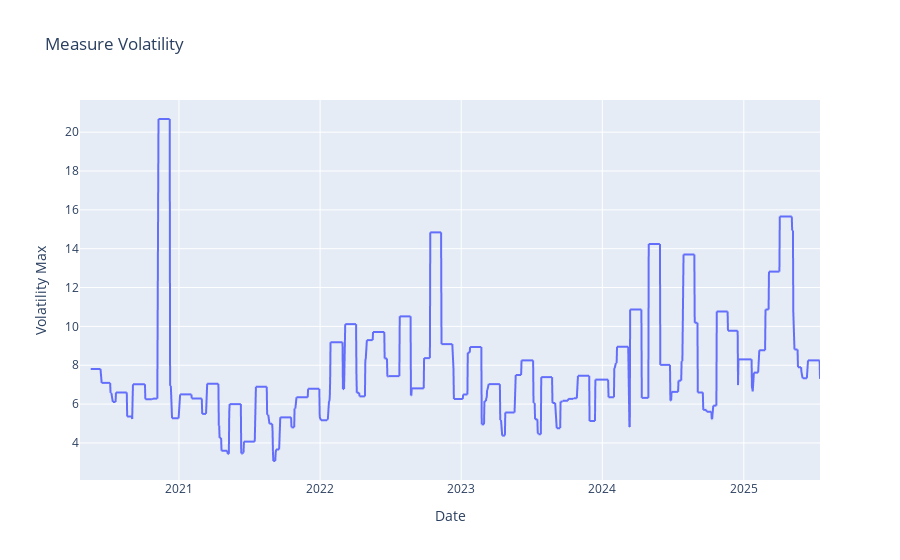

The cell this chart's notebook holds for it:
### Markdown cell above
### The Max Volatility

### Code cell
fig = px.line(df_stock, x="date", y="volatility_max", title="Measure Volatility",
              labels={"date": "Date", "volatility_max": "Volatility Max"})
fig.show()

### Figure 1 — Plotly figure (JSON) as saved in the notebook; plotly's stock layout.template omitted (floating-point values rounded to 4 significant figures; data arrays with more than 128 entries replaced by an {"elided": "..."} marker saying what was removed)
{"data": [{"hovertemplate": "Date=%{x}<br>Volatility Max=%{y}<extra></extra>", "legendgroup": "", "line": {"color": "#636efa", "dash": "solid"}, "marker": {"symbol": "circle"}, "mode": "lines", "name": "", "showlegend": false, "type": "scattergl", "x": {"elided": "1318 str values"}, "xaxis": "x", "y": {"elided": "1318 float values"}, "yaxis": "y"}], "layout": {"legend": {"tracegroupgap": 0}, "title": {"text": "Measure Volatility"}, "xaxis": {"anchor": "y", "domain": [0, 1], "title": {"text": "Date"}}, "yaxis": {"anchor": "x", "domain": [0, 1], "title": {"text": "Volatility Max"}}}}
